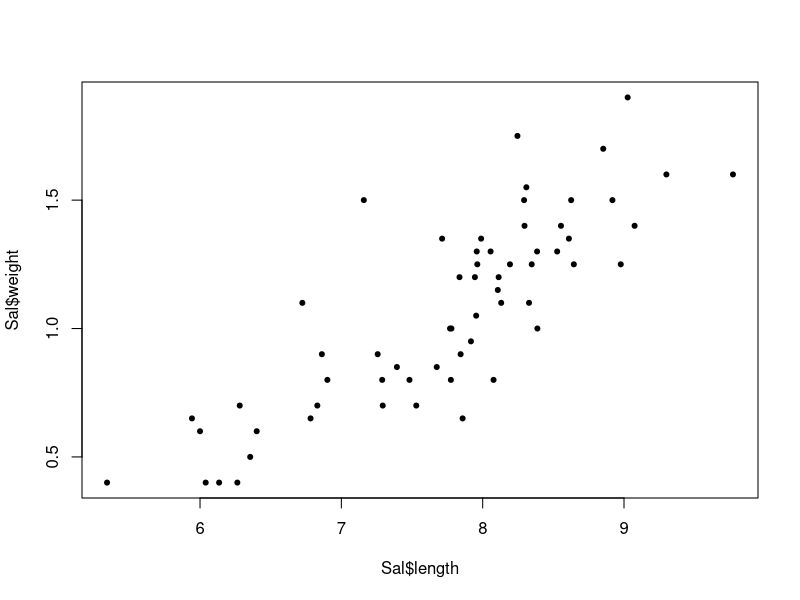

The R script that drew this image: (Note: this script raises an error after producing the figure.)
#packages needed for this code
library(readxl)
library(tidyverse)
library(car)
library(emmeans)

#Loading in the data
Sal <- read_excel("UNHSalamander.xlsx")

#renaming hue column to redness for the sake of continuity in the paper


#subsetting data into sites (might be useful for later when we are playing around with the data)
SalCW <- subset(Sal, site == "CW")
SalM <- subset(Sal, site == "M")
SalMD <- subset(Sal, site == "MD")

#checking for a visual association between length and weight
plot(Sal$weight ~ Sal$length, pch=20)

#correlation test between length and weight for all sites
cor.test(Sal$length, Sal$weight)

#since length and weight are significantly correlated, the weight residuals (weight~length) will be used for further analysis to remove any covariation. 
regressionweight <- lm(Sal$weight ~ Sal$length, data=Sal)
summary(regressionweight)

#since weight residuals are going to be used for further analyses, I want to add this as a column to my data frame
resweight <- resid(regressionweight)
Sal$weightresidual <- resweight

#-------Model creation and selection---------
smod1 <- lm(maxsprint ~ redness + intensity + ambtemp + weightresidual + length + site, data=Sal)
summary(smod1)

step(smod1, direction ="backward")

#you can create a vector with what the most complex model could be and have the step function run through it "forwards"
smod2 <- lm(maxsprint ~ 1, data=Gsal)
biggest <- formula(lm(maxsprint~ redness + intensity + ambtemp + weightresidual + length + site, data=Sal))
step(smod2, direction = "forward", scope = biggest)

#site smod1 narrowed down the variables affecting sprint speed to just site, looked at an interaction of color and site as a possible relevant effect
smod3 <- lm(maxsprint ~ redness*site + intensity*site + weightresidual + length + ambtemp, data= Sal)
summary(smod3)

#use the step function to inform what to remove from the model to make it more informative
step(smod3)

#continuing to trial models that are biologically relevant to see if any are significant based on information from the step(smod3) output
smod4 <- lm(maxsprint ~ redness*site + weightresidual + length + ambtemp, data= Sal)
summary(smod4)
smod5 <- lm(maxsprint ~ redness*site + weightresidual + ambtemp, data= Sal)
summary(smod5)

#Running a type 2 ANOVA
Anova(smod5)

#estimated marginal means of linear trends. Looking at differences betwewen slopes
trend <- emtrends(smod5, pairwise ~ site, var="redness")
summary(trend)
#can also use the function contrast as a post-hoc test, but it gives the same results as summary in this case
contrast(trend$emtrends, method = "pairwise")

#Lets graph it to compare linear trends!


#I also want to compare redness across sites since there is an interaction between redness and site
redaov <- aov(Gsal$redness ~ Gsal$site)
summary(redaov)

#Woo significance! I wonder which sites it's between...
TukeyHSD(redaov)

#More graphing! Lets visualize the distribution of points between the three sites



#------Time to play around with the data----------
